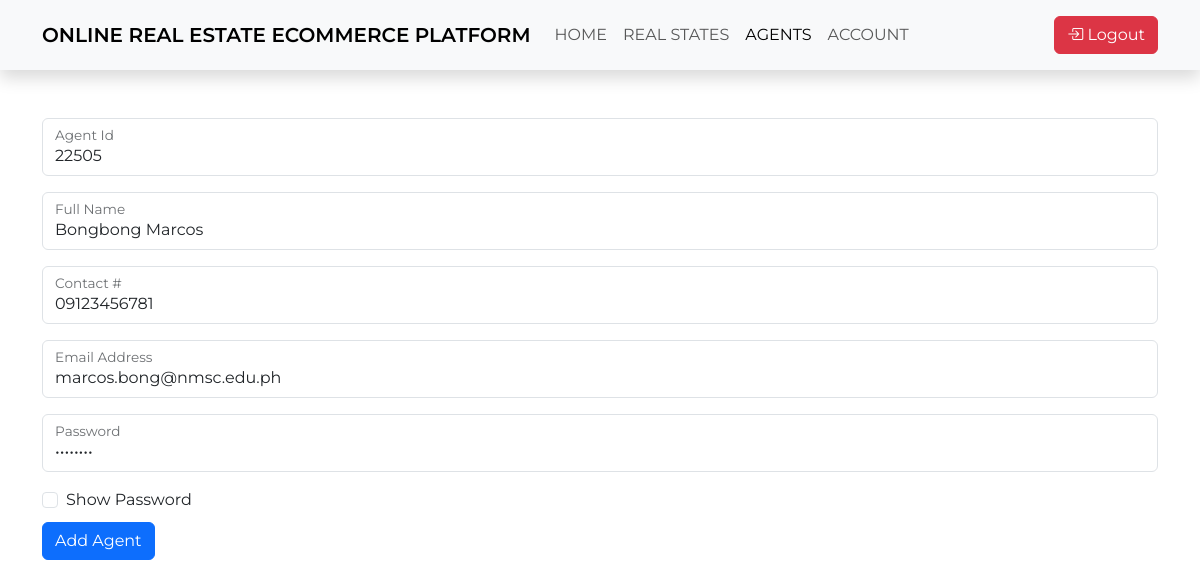
Page /admin/edit_agent.php?agent_id=22505 (signed in) on the committed database.
### tables this page shows
CREATE TABLE `agents` (
  `agent_id` int(11) NOT NULL,
  `fullname` varchar(75) DEFAULT NULL,
  `contact_no` varchar(100) DEFAULT NULL,
  `email_address` varchar(50) DEFAULT NULL,
  `password` varchar(70) DEFAULT NULL,
  `1st_verification` varchar(25) DEFAULT 'Unverified',
  `2nd_verification` varchar(25) DEFAULT 'Unverified',
  `registration_date` datetime DEFAULT current_timestamp(),
  `profile_img` varchar(100) DEFAULT 'assets/images/unknown.png'
);

### admin/edit_agent.php (the view, shortened to what this page needs)
<?php
$conn = mysqli_connect("localhost", "root", "", "oreep360");
if (isset($_GET['agent_id'])) {
    $agent_id = $_GET['agent_id'];
    $sql = "SELECT * FROM agents WHERE agent_id = $agent_id";
    $result = mysqli_query($conn, $sql);
    if ($result && mysqli_num_rows($result) > 0) {
        $user = mysqli_fetch_assoc($result);
    } else {
        echo "Agent not found.";
        exit();
    }
} else {
    echo "Invalid request.";
    exit();
}
?>
<!DOCTYPE html>
<html lang="en">
<head>
    <link rel="stylesheet" href="../style.css">
    <link rel="stylesheet" href="../bootstrap/css/bootstrap.min.css">
    <link rel="stylesheet" href="https://cdn.jsdelivr.net/npm/bootstrap-icons@1.11.3/font/bootstrap-icons.min.css">
    <link rel="stylesheet" href="https://cdn.datatables.net/1.13.4/css/jquery.dataTables.min.css">
    <link rel="stylesheet" href="https://cdn.datatables.net/responsive/2.4.0/css/responsive.dataTables.min.css">
</head>
<body>
    <header>
        <nav class="navbar navbar-expand-lg bg-body-tertiary shadow">
            <div class="container">
                <a class="navbar-brand" id="site-title" href="#">ONLINE REAL ESTATE ECOMMERCE PLATFORM</a>
                <div class="collapse navbar-collapse" id="navbarText">
                    <ul class="navbar-nav me-auto mb-2 mb-lg-0">
                        <li class="nav-item">
                            <a class="nav-link" aria-current="page" href="index.php">HOME</a>
                        </li>
                        <li class="nav-item">
                            <a class="nav-link" href="realestate.php">REAL STATES</a>
                        </li>
                        <li class="nav-item">
                            <a class="nav-link active" href="agent.php">AGENTS</a>
                        </li>
                        <li class="nav-item">
                            <a class="nav-link" href="account.php">ACCOUNT</a>
                        </li>
                    </ul>
                    <span class="navbar-text">
                        <a href="../logout.php" class="btn btn-danger text-white"
                            onclick="return confirm('Are you sure you want to logout?')">
                            <i class="bi bi-box-arrow-in-right"></i> Logout
                        </a>
                    </span>
                </div>
            </div>
        </nav>
    </header>
    <main>
        <div class="container mt-5">
            <form action="" method="post" enctype="multipart/form-data">
                <div class="form-floating mb-3">
                    <input type="text" class="form-control" name="agent_id" value="<?php echo $user['agent_id'] ?>"
                        id="floatingInput" placeholder="Agent ID" required readonly>
                    <label for="floatingInput">Agent Id</label>
                </div>
                <div class="form-floating mb-3">
                    <input type="text" class="form-control" name="fullname" value="<?php echo $user['fullname'] ?>"
                        id="floatingInput" placeholder="Full Name" required>
                    <label for="floatingInput">Full Name</label>
                </div>
                <div class="form-floating mb-3">
                    <input type="text" class="form-control" name="contact_no" value="<?php echo $user['contact_no'] ?>"
                        id="floatingInput" placeholder="Full Name" required>
                    <label for="floatingInput">Contact #</label>
                </div>
                <div class="form-floating mb-3">
                    <input type="email" class="form-control" name="email_address"
                        value="<?php echo $user['email_address'] ?>" id="floatingInput" placeholder="Email Address"
                        required>
                    <label for="floatingInput">Email Address</label>
                </div>
                <div class="form-floating mb-3">
                    <input type="password" class="form-control" name="password" value="<?php echo $user['password'] ?>"
                        id="floatingPassword" placeholder="Password" required>
                    <label for="floatingPassword">Password</label>
                </div>
                <div class="form-check">
                    <input class="form-check-input" type="checkbox" value="" id="flexCheckDefault">
                    <label class="form-check-label mb-2" for="flexCheckDefault">
                        Show Password
                    </label>
                </div>
                <button type="submit" class="btn btn-primary">Add Agent</button>
            </form>
        </div>
    </main>
</body>
</html>

### style.css (style rules this page uses)
* { padding: 0; margin: 0; }
body { font-family: "Montserrat", sans-serif; }
#site-title { font-weight: 600; }

### admin/edit_agent.php (style rules this page uses)
* { padding: 0; margin: 0; }
body { font-family: "Montserrat", sans-serif; }
#site-title { font-weight: 600; }

### rows in the picture
agents: agent_id "22505", fullname "Bongbong Marcos", contact_no "09123456781", email_address "marcos.bong@nmsc.edu.ph"
